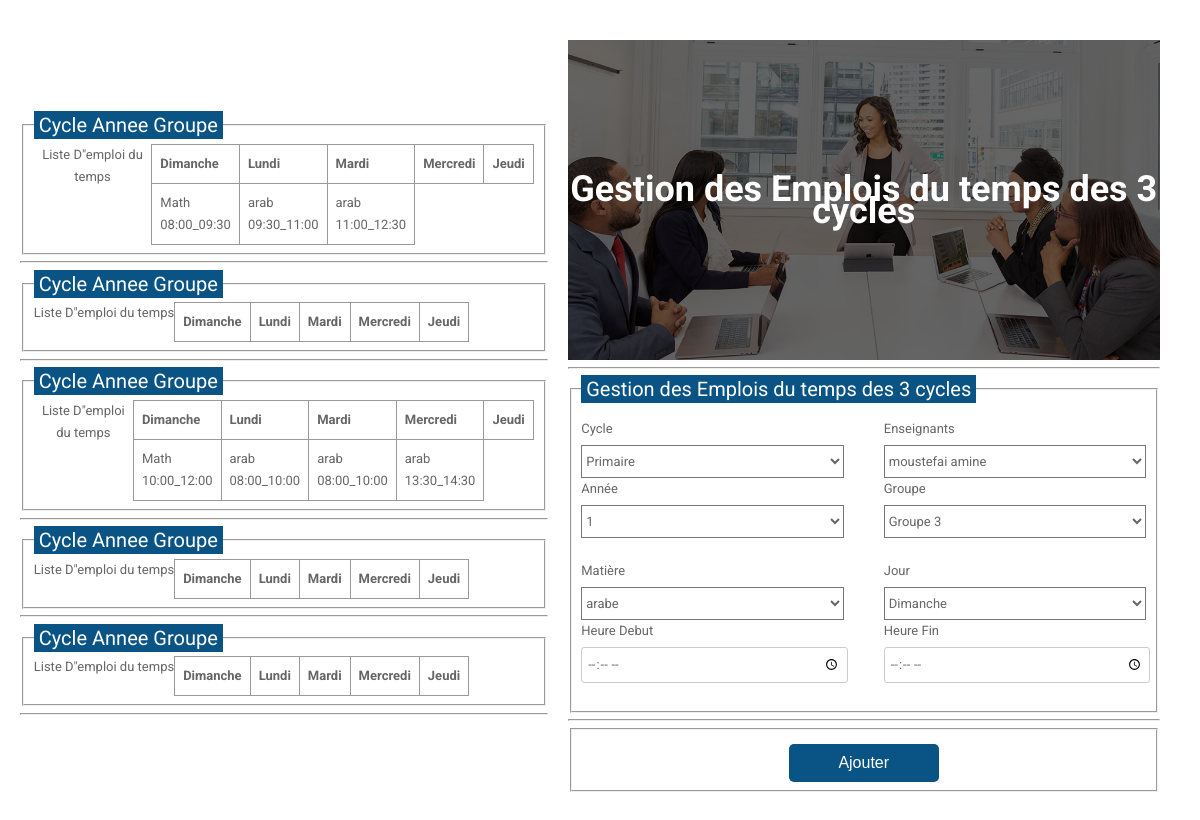
/pages/EmploiTemps.php, run on the app's committed database.
### tables this page shows
CREATE TABLE IF NOT EXISTS `niveau` (
  `idNiv` bigint(20) NOT NULL AUTO_INCREMENT,
  `annee` int(11) NOT NULL,
  `grp` int(11) NOT NULL,
  `cycle` varchar(3) NOT NULL,
  PRIMARY KEY (`idNiv`)
);

CREATE TABLE IF NOT EXISTS `seances` (
  `idseance` int(11) NOT NULL AUTO_INCREMENT,
  `jour` varchar(20) NOT NULL,
  `heureDebut` varchar(15) NOT NULL,
  `heureFin` varchar(15) NOT NULL,
  `idEnseignant` int(11) NOT NULL,
  `idNiv` int(11) NOT NULL,
  `idModule` int(11) NOT NULL,
  PRIMARY KEY (`idseance`)
);

### Model/dbConfig.php (called while the page is built, shortened)
<?php
$db='e-school';
 $host='127.0.0.1';

### Model/niveau.php (called while the page is built, shortened)
<?php
require_once (__DIR__."/model.php");
class niveau{
    public static function getAllNiveau(){
       $request="SELECT * FROM niveau";
       return  model::request($request);
    }
}
?>

### Model/model.php (called while the page is built, shortened)
<?php
class model{
    private static $conn;
    private static $isConnected = false;
    public static function connexion(){
        require_once __DIR__.'/dbConfig.php' ;
        if(!model::$isConnected){
        try{
            self::$conn = new PDO('mysql:host=localhost;dbname=e-school','root','');
            self::$isConnected = true;
        }
        catch(PDOException $e) {
            echo "Error: " . $e->getMessage();
            exit();
          }
        }
    }
    public static function request($req){
        $stmt=self::$conn->prepare($req);
        $stmt->execute(array());
        return self::fetchAll($stmt);
    }
    public static function fetchAll($resultatRequete){
        if($resultatRequete){
            return $resultatRequete->fetchAll();
        }else{
            return false;
        }
    }
}
?>

### Controler/niveauCtrl.php (called while the page is built, shortened)
<?php
require_once "../Model/niveau.php";
class niveauCtrl{
    public function getAllNiveau(){
        return niveau::getAllNiveau();
    }
}
?>

### Model/seance.php (called while the page is built, shortened)
<?php
require_once (__DIR__."/model.php");
class seance{
    public static function getSeanceByDate($jour,$idNiv){
        $request="SELECT * FROM seances WHERE jour='$jour'  AND idNiv='$idNiv'";
        return model::request($request);
    }
}
?>

### Controler/seanceCtrl.php (called while the page is built, shortened)
<?php
require_once '../Model/seance.php';
require_once '../Model/niveau.php';
class seanceCtrl{
    public function getSeanceByDate($jour,$idNiv){
       return seance::getSeanceByDate($jour,$idNiv);
    }
}
?>

### Model/enseignant.php (called while the page is built, shortened)
<?php
require_once (__DIR__."/model.php");
class enseignant{
    public static function getAllEnseignants(){
        $requete="SELECT * From enseignants";
        $result=model::request($requete);
        return $result;
    }
}
?>

### Controler/enseignantCtrl.php (called while the page is built, shortened)
<?php
require_once "../Model/enseignant.php";
class enseignantCtrl{
    public function  getAllEnseignants(){
       return enseignant:: getAllEnseignants();
    }
}
?>

### Model/modules.php (called while the page is built, shortened)
<?php
require_once (__DIR__."/model.php");
class modules{
    public static function getAllModules(){
        $request="SELECT * FROM modules";
        return model::request($request);
    }
}
?>

### Controler/moduleCtrl.php (called while the page is built, shortened)
<?php
require_once "../Model/modules.php";
class moduleCtrl{
    public function getAllModules(){
        return modules::getAllModules();
    }
}
?>

### pages/EmploiTemps.php (the view, shortened to what this page needs)
<!DOCTYPE html>
<html>
  <head>
    <link rel="stylesheet" href="https://use.fontawesome.com/releases/v5.5.0/css/all.css">
    <link rel="stylesheet" href="../public/CSS/gestionusersstyle.css">
  </head>
  <body>
  <div class="testbox">
          <div>
<?php
require_once "../Vue/EmploiTempsVue.php";
require_once "../Controler/niveauCtrl.php";
$level=new niveauCtrl();
$response=$level->getAllNiveau();
$tableVue=new EmploiTempsVue();
foreach($response as $rep){
        $tableVue->getTable($rep['idNiv']);
    }
?>
</div>
      <form method="post">
        <div class="banner">
          <h1>Gestion des Emplois du temps des 3 cycles</h1>
        </div>
        <hr/>
        <fieldset>
          <legend>Gestion des Emplois du temps des 3 cycles </legend>
          <div class="item">
          <div class="name-item">
                        <div >
                            <label>Cycle</label>
                            <select name="cycle">
                                    <option value="P">Primaire</option>
                                    </select>
                        </div>
                        <div>
                                <label>Enseignants</label>
                                <select name="prof">
                                <?php
                                require_once "../Controler/enseignantCtrl.php";
                                $ctrl=new enseignantCtrl();
                                $result=$ctrl-> getAllEnseignants();
                                foreach($result as $row){
                                    echo "<option value='" . $row['id'] . "'>" . $row['nom'] ."  ".$row['prenom'] . "</option>";
                                }
                                ?>
                                </select>
                        </div>
                </div>
                <div class="name-item">
                        <div>
                            <label>Année</label>
                            <select name="annee">
                                <?php
                                require_once "../Controler/niveauCtrl.php";
                                $Nivctrl=new niveauCtrl();
                                $niveaux=$Nivctrl->getAllNiveau();
                                foreach($niveaux as $niv){
                                echo "<option value='" . $niv['annee'] . "'>" .$niv['annee'] . "</option>";
                                }
                                ?>
                            </select>
                        </div>
                        <div>
                        <label>Groupe</label>
                                    <select name="grp">
                                        <?php
                                        foreach($niveaux as $niv){
                                                echo "<option value='" . $niv['grp'] . "'>Groupe " .$niv['grp'] . "</option>";
                                                }
                                                ?>
                                    </select>
                        </div>
                </div>
                <br/>
                <div class="name-item">
                        <div>
                        <label>Matière</label>
                        <select name="modules">
                                <?php
                                require_once "../Controler/moduleCtrl.php";
                                $moduleCtrl=new moduleCtrl();
                                $modules=$moduleCtrl->getAllModules();
                                foreach($modules as $module){
                                    echo "<option value='" . $module['idModule'] . "'>" . $module['nomModule'] . "</option>";
                                }
                                ?>
                                </select>
                        </div>
                        <div>
                        <label>Jour</label>
                                    <select name="jour">
                                    <option value="Dimanche">Dimanche</option>
                                    </select>
                        </div>
                </div>
                <div class="name-item">
                        <div>
                        <label>Heure Debut</label>
                                    <input type="time" name="debut"></input>
                        </div>
                        <div>
                        <label>Heure Fin</label>
                        <input type="time" name="fin"></input>
                        </div>
                </div>
          </div>
          </fieldset>
          <hr/>
            <fieldset>
            <div class="btn-block">
            <button type="submit" name="Ajouter">Ajouter </button>
            </div>
            </fieldset>
      </form>
   </div>
  </body>
  </html>

### Vue/EmploiTempsVue.php (shortened to what this page needs)
<?php
require_once ("../Controler/seanceCtrl.php");
class EmploiTempsVue{
    private $controller;
    public function __construct(){
        $this->controller = new seanceCtrl();
    }
    public function getTable($idNiv){
        echo '        <fieldset><legend>Cycle Annee Groupe </legend>
        <table>
        <caption >Liste D"emploi du temps</caption>
        <tr>
        <th>Dimanche</th>
        <th>Lundi</th>
        <th>Mardi</th>
        <th>Mercredi</th>
        <th>Jeudi</th>
        </tr>';
        $get=$this->controller->getSeanceByDate('Dimanche',$idNiv);
        foreach($get as $seance){
                echo '<tr><td>Math <br/>'.$seance['heureDebut']."_".$seance['heureFin'].'</td>';
        }
        $get=$this->controller->getSeanceByDate('Lundi',$idNiv);
        foreach($get as $seance){
                echo '<td>arab <br/>'.$seance['heureDebut']."_".$seance['heureFin'].'</td>';
        }
        $get=$this->controller->getSeanceByDate('Mardi',$idNiv);
        foreach($get as $seance){
                echo '<td>arab <br/>'.$seance['heureDebut']."_".$seance['heureFin'].'</td>';
        }
        echo '</table>        </fieldset><hr/> ';
    }
}
?>

### public/CSS/gestionusersstyle.css (style rules this page uses)
html, body { min-height: 90%; }
body, div, form, input, label ,select { padding: 0; margin: 0; outline: none; font-family: Roboto, Arial, sans-serif; font-size: 13px; color: #666; line-height: 22px; }
legend { color: #fff; background-color: #095484; padding: 3px 5px; font-size: 20px; }
h1 { position: absolute; margin: 0; font-size: 36px; color: #fff; z-index: 2; }
.testbox { display: flex; justify-content: center; align-items: center; height: inherit; padding: 20px; }
form { width: 70%; padding: 20px; border-radius: 6px; background: #fff; }
.banner { position: relative; height: 320px; background-image: url("../../school/slides/2.jpg"); background-size: cover; display: flex; justify-content: center; align-items: center; text-align: center; }
.banner::after { content: ""; background-color: rgba(0, 0, 0, 0.6); position: absolute; width: 100%; height: 100%; }
input { margin-bottom: 10px; border: 1px solid #ccc; border-radius: 3px; }
input { width: calc(100% - 10px); padding: 5px; }
select { width: 100%; padding: 7px 0; background: transparent; }
.item { position: relative; margin: 10px 0; }
.btn-block { margin-top: 10px; text-align: center; }
button { width: 150px; padding: 10px; border: none; border-radius: 5px; background: #095484; font-size: 16px; color: #fff; cursor: pointer; }
table { border-collapse: collapse; display: flex; width: 500px; }
td, th { border: 1px solid #999; padding: 0.5rem; text-align: left; }
@media (min-width: 568px) { .name-item, .city-item { display: flex; flex-wrap: wrap; justify-content: space-between; } }
@media (min-width: 568px) { .name-item input, .city-item input,.name-item div { width: calc(50% - 20px); } }
@media (min-width: 568px) { .name-item div input { width:97%; } }
@media (min-width: 568px) { .name-item div label { display:block; padding-bottom:5px; } }

### data on the page
seances: heureDebut "08:00", heureFin "09:30"
seances: heureDebut "09:30", heureFin "11:00"
seances: heureDebut "11:00", heureFin "12:30"
seances: heureDebut "10:00", heureFin "12:00"
seances: heureDebut "08:00", heureFin "10:00"
seances: heureDebut "08:00", heureFin "10:00"
seances: heureDebut "13:30", heureFin "14:30"

### other printed values
form field prof "moustefai amine"
form field annee "1"
form field modules "arabe"
